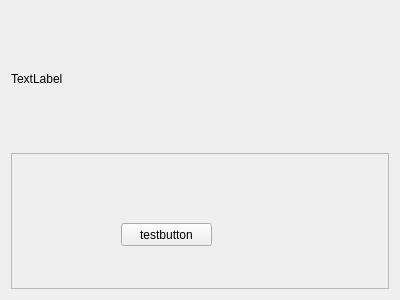
<?xml version="1.0" encoding="UTF-8"?>
<ui version="4.0">
 <class>QMyWidget</class>
 <widget class="QWidget" name="QMyWidget">
  <property name="geometry">
   <rect>
    <x>0</x>
    <y>0</y>
    <width>400</width>
    <height>300</height>
   </rect>
  </property>
  <property name="windowTitle">
   <string>Form</string>
  </property>
  <layout class="QVBoxLayout" name="verticalLayout">
   <item>
    <widget class="QLabel" name="label">
     <property name="text">
      <string>TextLabel</string>
     </property>
    </widget>
   </item>
   <item>
    <widget class="QFrame" name="frame">
     <property name="frameShape">
      <enum>QFrame::StyledPanel</enum>
     </property>
     <property name="frameShadow">
      <enum>QFrame::Raised</enum>
     </property>
     <widget class="QPushButton" name="testbutton">
      <property name="geometry">
       <rect>
        <x>110</x>
        <y>70</y>
        <width>91</width>
        <height>23</height>
       </rect>
      </property>
      <property name="text">
       <string>testbutton</string>
      </property>
     </widget>
     <zorder>label</zorder>
     <zorder>testbutton</zorder>
    </widget>
   </item>
  </layout>
 </widget>
 <resources/>
 <connections/>
</ui>
